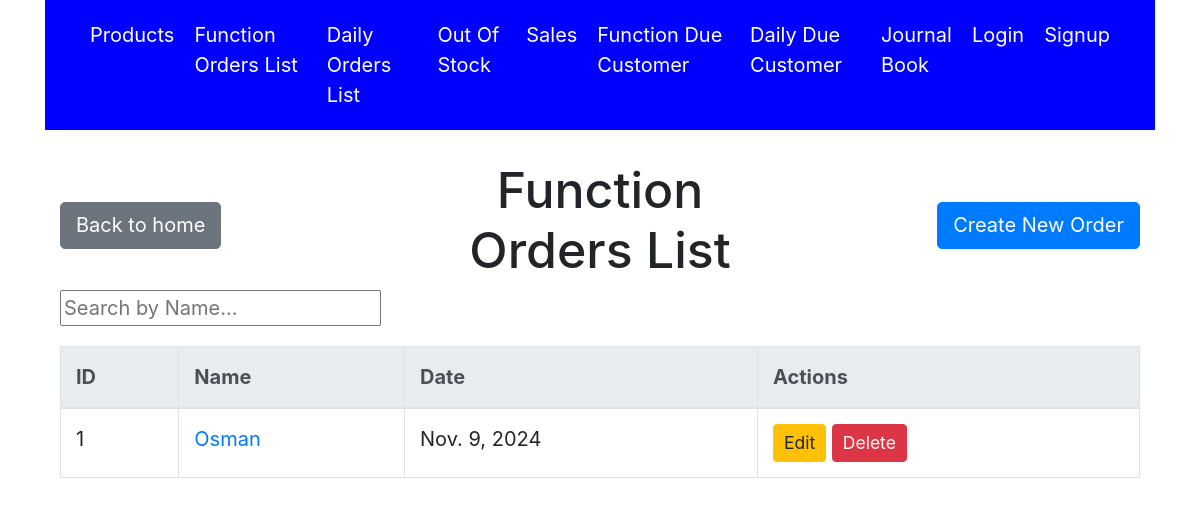
Before: /orders/function with the older database file.
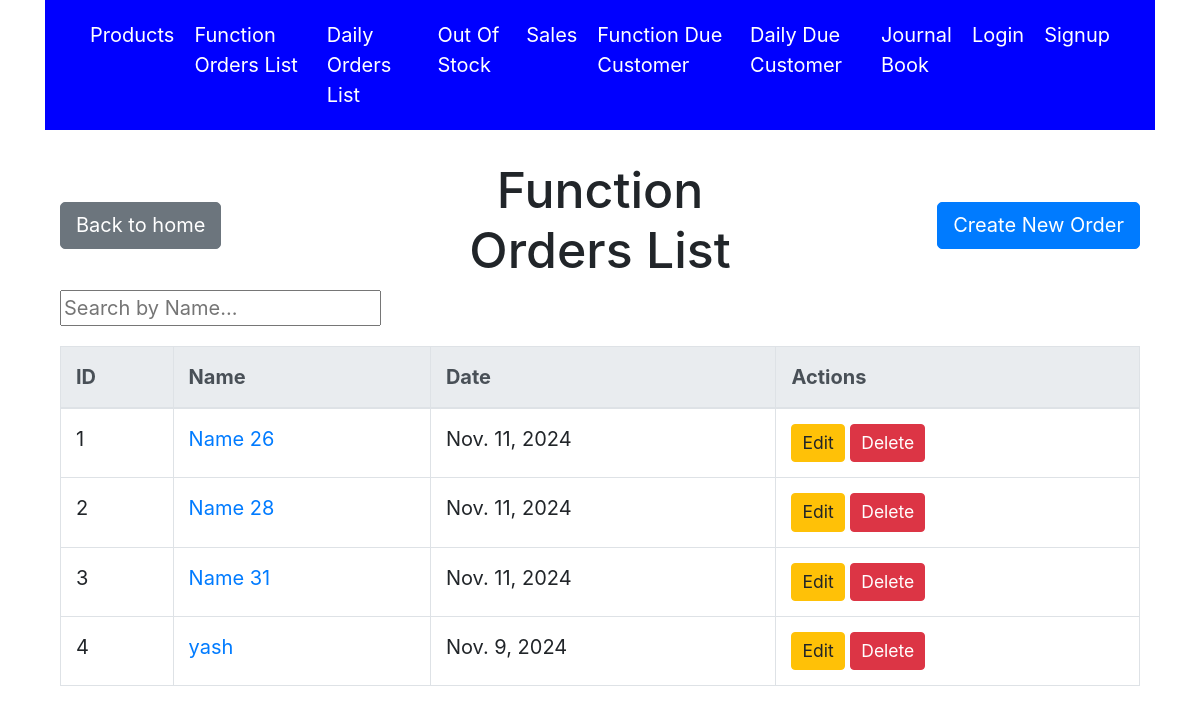
After: the same page with the newer database file.
### accounts/models.py (models this page shows, shortened)
class Orders(models.Model):
    name = models.CharField(max_length=255)
    date = models.DateField(default=timezone.now)
    is_function = models.BooleanField(default=True)

### accounts/views.py (the view)
# urls.py: path('orders/function', views.function_orders_list, name='function_orders_list'),
def function_orders_list(request):
    orders = Orders.objects.filter(is_function=True).order_by('-date')  # '-' before 'date' indicates descending order
    query = request.GET.get('q', '')  # Get the search query from GET parameters
    if query:
        orders_list = Orders.objects.filter(name__istartswith=query).order_by('name')  # Filter by query
    else:
        orders_list = Orders.objects.all().order_by('name')  # Get all products if no query
    return render(request, 'function_orders_list.html', {'orders': orders, 'orders_list' : orders_list})

### accounts/templates/function_orders_list.html (shortened to what this page needs)
{% extends 'base.html' %}
{% block content %}
<head>
    <link rel="stylesheet" href="https://maxcdn.bootstrapcdn.com/bootstrap/4.5.2/css/bootstrap.min.css">
</head>
<body class="container">
    <div class="row align-items-center mt-4">
        <div class="col text-left">
            <a href="{% url 'home' %}" class="btn btn-secondary">Back to home</a>
        </div>
        <div class="col text-center">
            <h1>Function Orders List</h1>
        </div>
        <div class="col text-right">
            <a href="{% url 'function_orders_create' %}?is_function=true" class="btn btn-primary">Create New Order</a>
        </div>
    </div>
    <div class="search-form mb-3">
        <input type="text" id="productSearch" placeholder="Search by Name..." onkeyup="searchProducts()">
    </div>
    <div class="table-wrapper">
        <table class="table table-bordered">
            <thead class="thead-light">
                <tr>
                    <th>ID</th>
                    <th>Name</th>
                    <th>Date</th>
                    <th>Actions</th>
                </tr>
            </thead>
            <tbody id="ordersTableBody">
                {% for order in orders %}
                    <tr class="order-item">
                        <td>{{ forloop.counter }}</td>
                        <td><a href="{% url 'function_orders_detail' order.id %}">{{ order.name }}</a></td>
                        <td>{{ order.date }}</td>
                        <td>
                            <a href="{% url 'function_orders_update' order.id %}" class="btn btn-warning btn-sm">Edit</a>
                            <form action="{% url 'function_orders_delete' order.id %}" method="POST" style="display:inline;">
                                <button type="submit" class="btn btn-danger btn-sm">Delete</button>
                            </form>
                        </td>
                    </tr>
                {% endfor %}
            </tbody>
        </table>
    </div>
    </div>
</body>
{% endblock %}

Changed rows visible on the page:
removed Orders: name "Osman", date "Nov. 9, 2024"
added Orders: name "Name 26", date "Nov. 11, 2024"
added Orders: name "Name 28", date "Nov. 11, 2024"
added Orders: name "Name 31", date "Nov. 11, 2024"
added Orders: name "yash", date "Nov. 9, 2024"
